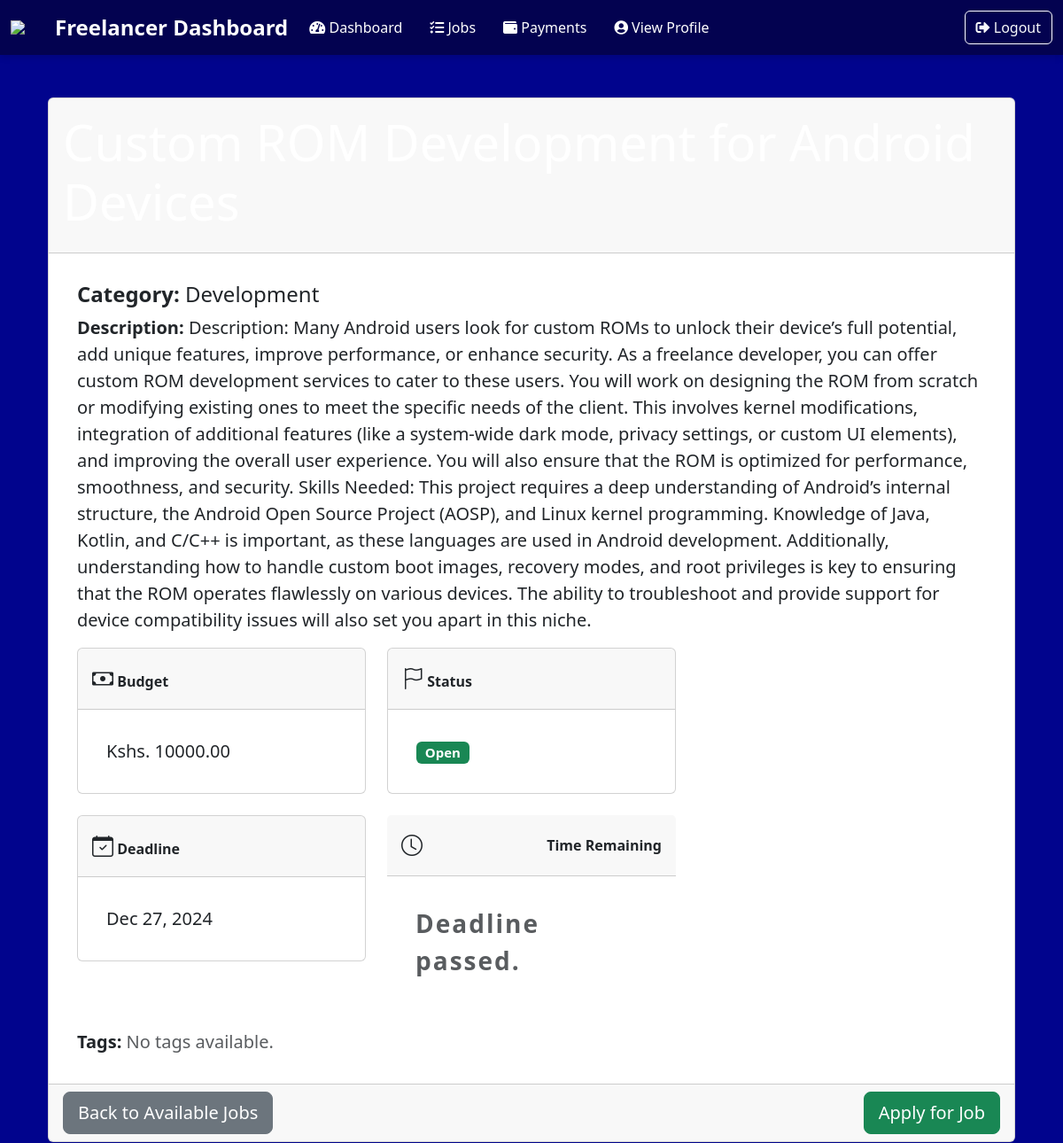
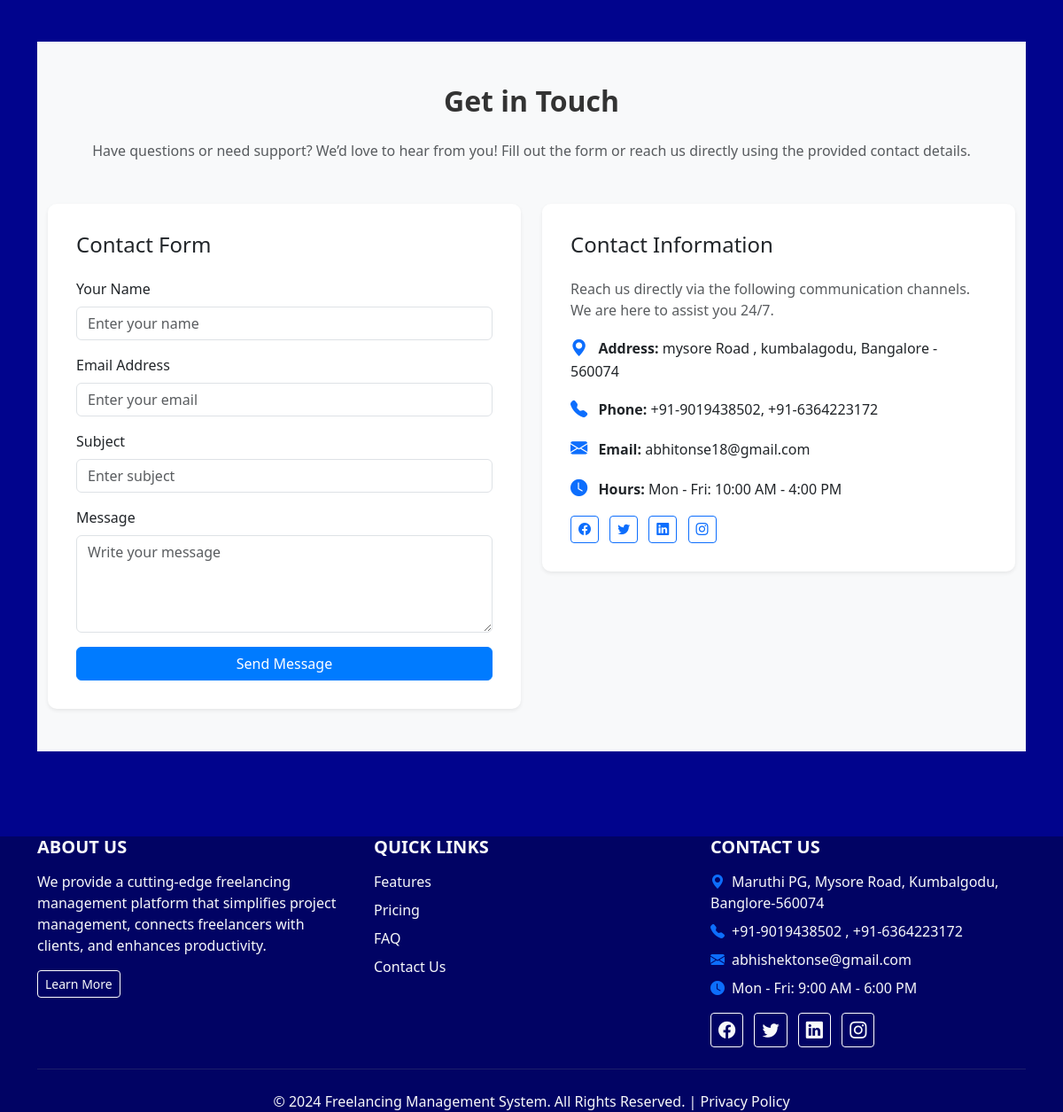
The page /job/4/ on the database its author committed (2 pictures, top to bottom).
### admin_panel/models.py (models this page shows, shortened)
class JobPosting(models.Model):
    title = models.CharField(max_length=200)
    category = models.CharField(max_length=100)
    description = models.TextField()
    budget = models.DecimalField(max_digits=10, decimal_places=2)
    status = models.CharField(max_length=20, choices=[('Open', 'Open'), ('Closed', 'Closed')])
    created_at = models.DateTimeField(default=now)
    deadline = models.DateTimeField()
    current_applicants = models.IntegerField(default=0)
    max_applicants = models.IntegerField(null=True, blank=True)  # Optional
    tags = models.ManyToManyField('Tag', blank=True)

### freelancer/views.py (the view)
# urls.py: path('job/<int:job_id>/', views.freelancer_job_details, name='freelancer_job_details'),
def freelancer_job_details(request, job_id):
    job = get_object_or_404(JobPosting, id=job_id)
    if job.max_applicants:
        application_percentage = (job.current_applicants / job.max_applicants) * 100
    else:
        application_percentage = 0  # If no max applicants, set it to 0%
    return render(request, 'freelancer/freelancer_job_details.html', {
        'job': job,
        'application_percentage': application_percentage,
    })

### freelancer/templates/freelancer/freelancer_job_details.html (shortened to what this page needs)
{% extends 'freelancer/base.html' %}
{% block content %}
<div class="container mt-5">
    <div class="card">
        <div class="card-header  text-white">
            <h2 class="display-4">{{ job.title }}</h2>
        </div>
        <div class="card-body">
            <h5 class="card-title fs-4"><strong>Category:</strong> {{ job.category }}</h5>
            <p class="card-text fs-5"><strong>Description:</strong> {{ job.description }}</p>
            <div class="row">
                <div class="col-md-4 mb-4">
                    <div class="card ">
                        <div class="card-header  ">
                            <i class="bi bi-cash fs-4"></i> <strong>Budget</strong>
                        </div>
                        <div class="card-body">
                            <p class="card-text fs-5">Kshs. {{ job.budget }}</p>
                        </div>
                    </div>
                </div>
                <div class="col-md-4 mb-4">
                    <div class="card ">
                        <div class="card-header  ">
                            <i class="bi bi-flag fs-4"></i> <strong>Status</strong>
                        </div>
                        <div class="card-body">
                            <p class="card-text fs-5">
                                <span class="badge {% if job.status == 'Open' %}bg-success{% else %}bg-danger{% endif %}">
                                    {{ job.status }}
                                </span>
                            </p>
                        </div>
                    </div>
                </div>
            </div>
                <div class="row">
                <div class="col-md-4 mb-4">
                    <div class="card ">
                        <div class="card-header  ">
                            <i class="bi bi-calendar-check fs-4"></i> <strong>Deadline</strong>
                        </div>
                        <div class="card-body">
                            <p class="card-text fs-5">{{ job.deadline|date:"M d, Y" }}</p>
                        </div>
                    </div>
                </div>
<div class="col-md-4 mb-4">
    <div class="card-header   d-flex align-items-center justify-content-between">
        <i class="bi bi-clock fs-4"></i> <strong>Time Remaining</strong>
    </div>
    <div class="card-body">
        <div class="d-flex justify-content-center">
            <p class="card-text fs-3 text-danger fw-bold" id="countdown">00:00:00</p>
        </div>
    </div>
</div>
</div>
            <p class="card-text fs-5"><strong>Tags:</strong>
                {% for tag in job.tags.all %}
                    <span class="badge bg-info text-dark">{{ tag.name }}</span>
                {% empty %}
                    <span class="text-muted">No tags available.</span>
                {% endfor %}
            </p>
        </div>
        <div class="card-footer d-flex justify-content-between">
            <a href="{% url 'freelancer_available_jobs' %}" class="btn btn-lg btn-secondary">
                Back to Available Jobs
            </a>
            {% if job.status == 'Open' %}
            <a href="{% url 'apply_for_job' job_id=1 %}" class="btn btn-lg btn-success">
                Apply for Job
            </a>
            {% endif %}
        </div>
    </div>
</div>
{% endblock %}

### freelancer/templates/freelancer/base.html (style rules this page uses)
h1, h2 { color: white; }

### freelancer/templates/freelancer/freelancer_job_details.html (style rules this page uses)
.card { transition: transform 0.3s ease, box-shadow 0.3s ease; }
.card-header { border-radius: 0.375rem 0.375rem 0 0; padding: 1rem; }
.card-body { padding: 2rem; }
#countdown { font-size: 3rem; font-weight: bold; letter-spacing: 2px; }

### rows shown on the page
JobPosting: category "Development", description "Description: Many Android users look for custom ROMs to unlock their device’s full potential, add unique features, improve performance, or enhance security. As a freelance developer, you can offer custom ROM development services to cater to these users. You will work on designing the ROM from scratch or modifying existing ones to meet the specific needs of the client. This involves kernel modifications, integration of additional features (like a system-wide dark mode, privacy settings, or custom UI elements), and improving the overall user experience. You will also ensure that the ROM is optimized for performance, smoothness, and security. Skills Needed: This project requires a deep…", budget "10000.00", status "Open", deadline "Dec 27, 2024"
